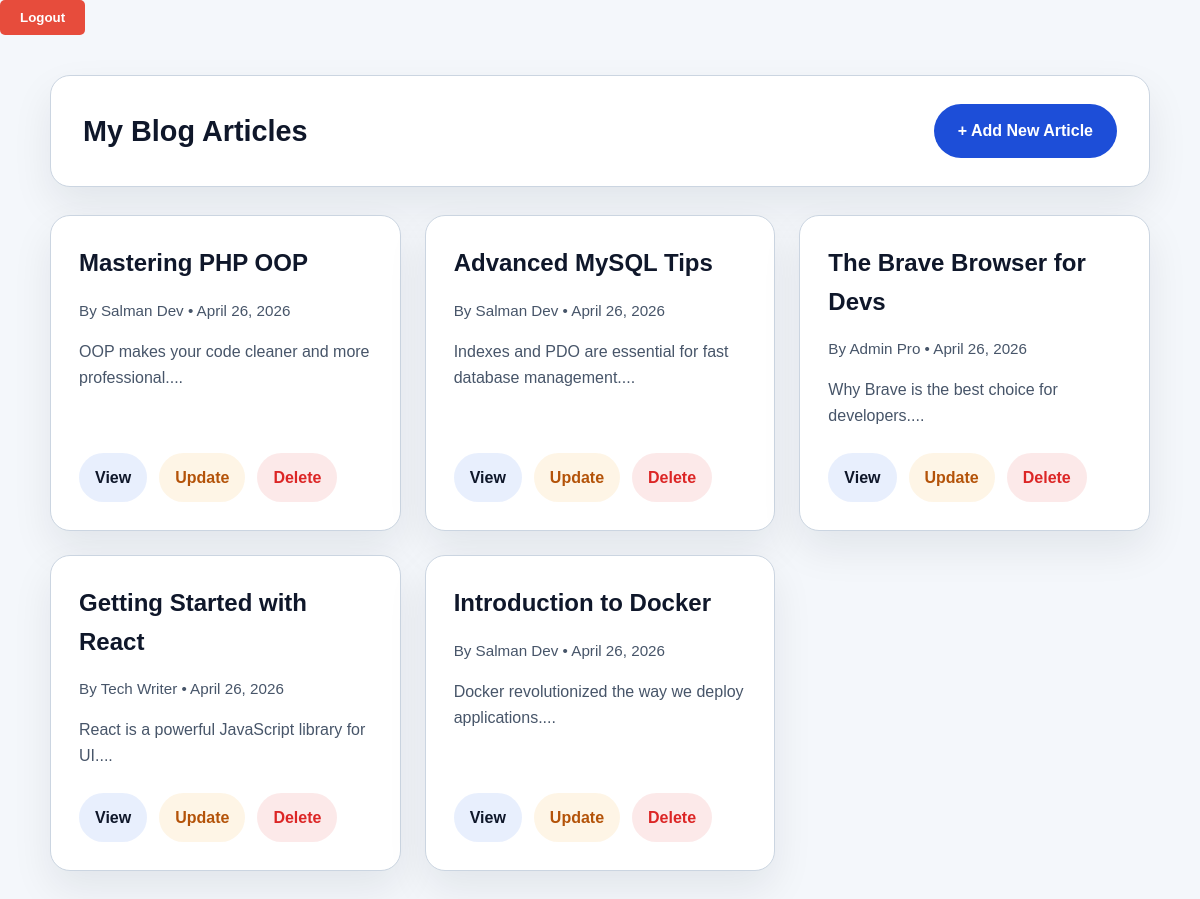
Page /admin/home.php on the committed database.
### tables this page shows
CREATE TABLE IF NOT EXISTS article (
    id_article INT PRIMARY KEY AUTO_INCREMENT,
    title VARCHAR(255) NOT NULL,
    contenu TEXT NOT NULL,
    date_publication DATETIME DEFAULT CURRENT_TIMESTAMP,
    status ENUM('published', 'draft') DEFAULT 'published',
    id_user INT,
    id_catalog INT,
    FOREIGN KEY (id_user) REFERENCES users(id_user) ON DELETE SET NULL,
    FOREIGN KEY (id_catalog) REFERENCES catalog(id_catalog) ON DELETE SET NULL
);

CREATE TABLE IF NOT EXISTS users (
    id_user INT PRIMARY KEY AUTO_INCREMENT,
    name_user VARCHAR(100) NOT NULL,
    email_user VARCHAR(100) UNIQUE NOT NULL,
    password_user VARCHAR(255) NOT NULL,
  
    role ENUM('admin', 'user') DEFAULT 'user' 
);

### core/article.php (called while the page is built, shortened)
<?php
class Article {
    private $conn;
    private $table = "article";
    public function __construct($db) {
        $this->conn = $db;
    }
    public function read() {
        $sql = "SELECT a.*, u.name_user, c.name_catalog
                FROM {$this->table} a
                LEFT JOIN users u ON a.id_user = u.id_user
                LEFT JOIN catalog c ON a.id_catalog = c.id_catalog
                ORDER BY a.date_publication DESC";
        $stmt = $this->conn->query($sql);
        return $stmt->fetchAll(PDO::FETCH_ASSOC);
    }
}

### admin/home.php (the view, shortened to what this page needs)
<?php
require_once "../core/article.php";
$database = new Database();
$db = $database->getConnection();
$articleObj = new Article($db);
$posts = $articleObj->read();
?>
<!DOCTYPE html>
<html lang="en">
<head>
    <link rel="stylesheet" href="../assets/css/index.css">
</head>
<body>
<button class="logout-btn" onclick="window.location.href='../logout.php'">Logout</button>
    <div class="page">
        <header class="page-header">
            <h1>My Blog Articles</h1>
            <a class="btn btn--primary" href="../admin/formulaire.php">+ Add New Article</a>
        </header>
        <div class="articles-grid">
            <?php
            if($posts) {
                foreach($posts as $art) {
            ?>
                <article class="post-card">
                    <h2 class="post-card__title"><?php echo htmlspecialchars($art['title']); ?></h2>
                    <p class="post-card__meta">By <?php echo htmlspecialchars($art['name_user']); ?> • <?php echo date('F j, Y', strtotime($art['date_publication'])); ?></p>
                    <p class="post-card__excerpt"><?php echo htmlspecialchars(mb_substr($art['contenu'], 0, 170)); ?>...</p>
                    <div class="post-card__actions">
                        <a class="btn btn--view" href="../views/article_detail.php?id=<?php echo $art['id_article']; ?>&source=admin">View</a>
                        <a class="btn btn--edit" href="../admin/update.php?id=<?php echo $art['id_article']; ?>">Update</a>
                        <a class="btn btn--delete" href="../admin/delete.php?id=<?php echo $art['id_article']; ?>" onclick="return confirm('Delete this article?')">Delete</a>
                    </div>
                </article>
            <?php
                }
            } else {
            ?>
                <div class="empty-state">
                    <p>No articles yet.</p>
                </div>
            <?php }
            ?>
        </div>
    </div>
</body>
</html>

### assets/css/index.css (style rules this page uses)
:root { --page-bg: #f4f7fb; --surface: #ffffff; --surface-soft: #f1f5f9; --border: #cbd5e1; --text-primary: #0f172a; --text-secondary: #475569; --accent: #1d4ed8; --accent-strong: #1e40af; }
* { box-sizing: border-box; }
html, body { margin: 0; line-height: 1.6; min-height: 100%; background: var(--page-bg); color: var(--text-primary); font-family: 'Lucida Sans', 'Lucida Sans Regular', 'Lucida Grande', 'Lucida Sans Unicode', Geneva, Verdana, sans-serif; }
body { line-height: 1.6; }
.page { width: min(1100px, 100% - 2rem); margin: 2.5rem auto; padding: 0; }
.page-header { display: flex; flex-wrap: wrap; justify-content: space-between; align-items: center; gap: 1rem; background: var(--surface); border: 1px solid var(--border); border-radius: 20px; padding: 1.75rem 2rem; box-shadow: 0 18px 40px rgba(15, 23, 42, 0.08); }
.page-header h1 { margin: 0; font-size: clamp(1.8rem, 2.3vw, 2.6rem); }
.btn { display: inline-flex; align-items: center; justify-content: center; padding: 0.9rem 1.5rem; border-radius: 999px; border: none; background: var(--accent); color: #ffffff; text-decoration: none; font-weight: 700; cursor: pointer; transition: background 0.2s ease; }
.articles-grid { display: grid; gap: 1.5rem; grid-template-columns: repeat(auto-fit, minmax(280px, 1fr)); margin-top: 1.75rem; }
.post-card { background: var(--surface); border: 1px solid var(--border); border-radius: 20px; padding: 1.75rem; box-shadow: 0 18px 40px rgba(15, 23, 42, 0.08); display: flex; flex-direction: column; min-height: 100%; }
.post-card__title { margin: 0 0 1rem; color: var(--text-primary); }
.post-card__meta { margin: 0 0 1rem; color: var(--text-secondary); font-size: 0.95rem; display: flex; flex-wrap: wrap; gap: 0.75rem; }
.post-card__excerpt { flex-grow: 1; margin: 0 0 1.5rem; color: var(--text-secondary); }
.post-card__actions { display: flex; flex-wrap: wrap; gap: 0.75rem; }
.btn--view, .btn--edit, .btn--delete { display: inline-flex; align-items: center; justify-content: center; padding: 0.75rem 1rem; border-radius: 999px; text-decoration: none; font-weight: 600; }
.btn--view { background: rgba(37, 99, 235, 0.1); color: var(--text-primary); }
.btn--edit { background: rgba(245, 158, 11, 0.1); color: #b45309; }
.btn--delete { background: rgba(220, 38, 38, 0.1); color: #dc2626; }
.logout-btn { background-color: #e74c3c; color: white; padding: 10px 20px; border: none; border-radius: 5px; font-weight: bold; cursor: pointer; transition: background 0.3s ease; }

### rows in the picture
article: title "Mastering PHP OOP", id_user.name_user "Salman Dev", date_publication "April 26, 2026", contenu "OOP makes your code cleaner and more professional."
article: title "Advanced MySQL Tips", id_user.name_user "Salman Dev", date_publication "April 26, 2026", contenu "Indexes and PDO are essential for fast database management."
article: title "The Brave Browser for Devs", id_user.name_user "Admin Pro", date_publication "April 26, 2026", contenu "Why Brave is the best choice for developers."
article: title "Getting Started with React", id_user.name_user "Tech Writer", date_publication "April 26, 2026", contenu "React is a powerful JavaScript library for UI."
article: title "Introduction to Docker", id_user.name_user "Salman Dev", date_publication "April 26, 2026", contenu "Docker revolutionized the way we deploy applications."
